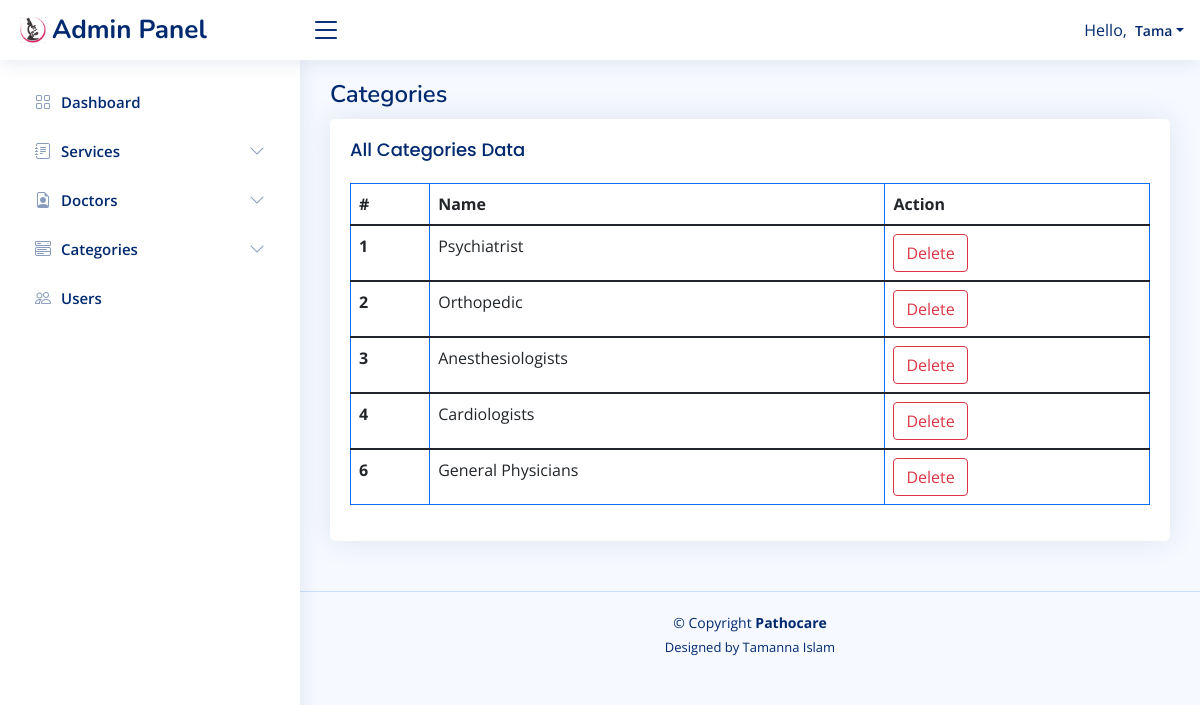
Screenshot of /admin/categories.php (signed in) with the database file from the repository.
### tables this page shows
CREATE TABLE `users` (
  `id` int(5) NOT NULL,
  `name` varchar(25) NOT NULL,
  `password` varchar(250) NOT NULL,
  `phone_number` bigint(25) NOT NULL,
  `gender` int(2) NOT NULL,
  `age` int(3) NOT NULL,
  `address` varchar(100) NOT NULL
);

CREATE TABLE `categories` (
  `id` int(10) NOT NULL,
  `name` varchar(250) NOT NULL
);

### connect.php (called while the page is built, shortened)
<?php
        $site_url="http://localhost/pathocare";
?>

### auth.php (called while the page is built, shortened)
<?php
 require('connect.php');
if(isset($_COOKIE['user_id'])){
    $user_id=$_COOKIE['user_id'];
    $user_id=convert_uudecode($user_id);
    $sql="SELECT * FROM users WHERE id='$user_id';";
    $result=$connect->query($sql);
    $row=$result->fetch_assoc();
    if ($user_id===$row['id']) {
        $user_name=$row['name'];
    }
    else{
        header("Location: login.php");
        exit();
    }
}
?>

### admin/categories.php (the view, shortened to what this page needs)
<!DOCTYPE html>
<html lang="en">
<head>
  <?php require_once('header.php'); ?>
  <main id="main" class="main">
    <div class="pagetitle">
      <h1>Categories</h1>
    </div>
    <section class="section">
      <div class="row">
        <div class="col-lg-12">
          <div class="card">
            <div class="card-body">
              <h5 class="card-title">All Categories Data</h5>
              <table class="table table-bordered border-primary">
                <thead>
                  <tr>
                    <th scope="col">#</th>
                    <th scope="col">Name</th>
                    <th scope="col">Action</th>
                  </tr>
                </thead>
                <?php
            $sql="SELECT * FROM categories";
            $result_doctors=$connect->query($sql);
            if ($result_doctors->num_rows>0) {
              while($ru=$result_doctors->fetch_assoc()):
  ?>
                <tbody>
                  <tr>
                    <th scope="row"><?php echo $ru['id']; ?></th>
                    <td><?php echo $ru['name']; ?></td>
                    <td>
                      <form id="deleteForm" action="categories.php" method="POST"><button type="submit" name="delete" class="btn btn-outline-danger">Delete</button></form>
                    </td>
                  </tr>
                </tbody>
                <?php endwhile; ?>
                <?php
                }else{
                 echo "No Data Found!";
                 } ?>
              </table>
            </div>
          </div>
        </div>
      </div>
    </section>
  </main>
  <?php require_once('footer.php'); ?>
</body>
</html>

### admin/header.php (shortened to what this page needs)
<?php
    require_once('../auth.php');
?>
  <link href="assets/vendor/bootstrap/css/bootstrap.min.css" rel="stylesheet">
  <link href="assets/vendor/bootstrap-icons/bootstrap-icons.css" rel="stylesheet">
  <link href="assets/vendor/boxicons/css/boxicons.min.css" rel="stylesheet">
  <link href="assets/vendor/quill/quill.snow.css" rel="stylesheet">
  <link href="assets/vendor/quill/quill.bubble.css" rel="stylesheet">
  <link href="assets/vendor/remixicon/remixicon.css" rel="stylesheet">
  <link href="assets/vendor/simple-datatables/style.css" rel="stylesheet">
  <link href="assets/css/style.css" rel="stylesheet">
</head>
<body>
  <header id="header" class="header fixed-top d-flex align-items-center">
    <div class="d-flex align-items-center justify-content-between">
      <a href="<?php echo $site_url; ?>" class="logo d-flex align-items-center">
        <img src="assets/img/logo.png" alt="">
        <span class="d-none d-lg-block">Admin Panel</span>
      </a>
      <i class="bi bi-list toggle-sidebar-btn"></i>
    </div>
    <nav class="header-nav ms-auto">
      <ul class="d-flex align-items-center">
        <li class="nav-item dropdown pe-3">
          <a class="nav-link nav-profile d-flex align-items-center pe-0" href="#" data-bs-toggle="dropdown">
          Hello, <span class="d-none d-md-block dropdown-toggle ps-2"><?php echo $user_name; ?></span>
          </a>
        </li>
      </ul>
    </nav>
  </header>
  <aside id="sidebar" class="sidebar">
    <ul class="sidebar-nav" id="sidebar-nav">
      <li class="nav-item">
        <a class="nav-link collapsed" href="<?php echo $site_url; ?>/admin">
          <i class="bi bi-grid"></i>
          <span>Dashboard</span>
        </a>
      </li>
      <li class="nav-item">
        <a class="nav-link collapsed" data-bs-target="#services-nav" data-bs-toggle="collapse" href="#">
          <i class="bi bi-journal-text"></i><span>Services</span><i class="bi bi-chevron-down ms-auto"></i>
        </a>
      </li>
      <li class="nav-item">
        <a class="nav-link collapsed" data-bs-target="#doctors-nav" data-bs-toggle="collapse" href="#">
          <i class="bi bi-file-earmark-person"></i><span>Doctors</span><i class="bi bi-chevron-down ms-auto"></i>
        </a>
      </li>
      <li class="nav-item">
        <a class="nav-link collapsed" data-bs-target="#categories-nav" data-bs-toggle="collapse" href="#">
          <i class="bi bi-menu-button-wide"></i><span>Categories</span><i class="bi bi-chevron-down ms-auto"></i>
        </a>
      </li>
      <li class="nav-item">
        <a class="nav-link collapsed" href="<?php echo $site_url; ?>/admin/users.php">
          <i class="bi bi-people"></i>
          <span>Users</span>
        </a>
      </li>
    </ul>
  </aside>

### admin/assets/css/style.css (style rules this page uses)
:root { scroll-behavior: smooth; }
body { font-family: "Open Sans", sans-serif; background: #f6f9ff; color: #444444; }
a { color: #4154f1; text-decoration: none; }
h1, h2, h3, h4, h5, h6 { font-family: "Nunito", sans-serif; }
#main { margin-top: 60px; padding: 20px 30px; transition: all 0.3s; }
.pagetitle { margin-bottom: 10px; }
.pagetitle h1 { font-size: 24px; margin-bottom: 0; font-weight: 600; color: #012970; }
.card { margin-bottom: 30px; border: none; border-radius: 5px; box-shadow: 0px 0 30px rgba(1, 41, 112, 0.1); }
.card-title { padding: 20px 0 15px 0; font-size: 18px; font-weight: 500; color: #012970; font-family: "Poppins", sans-serif; }
.card-body { padding: 0 20px 20px 20px; }
.logo { line-height: 1; }
@media (min-width: 1200px) { .logo { width: 280px; } }
.logo img { max-height: 26px; margin-right: 6px; }
.logo span { font-size: 26px; font-weight: 700; color: #012970; font-family: "Nunito", sans-serif; }
.header { transition: all 0.5s; z-index: 997; height: 60px; box-shadow: 0px 2px 20px rgba(1, 41, 112, 0.1); background-color: #fff; padding-left: 20px; }
.header .toggle-sidebar-btn { font-size: 32px; padding-left: 10px; cursor: pointer; color: #012970; }
.header-nav ul { list-style: none; }
.header-nav > ul { margin: 0; padding: 0; }
.header-nav .nav-profile { color: #012970; }
.header-nav .nav-profile span { font-size: 14px; font-weight: 600; }
.sidebar { position: fixed; top: 60px; left: 0; bottom: 0; width: 300px; z-index: 996; transition: all 0.3s; padding: 20px; overflow-y: auto; scrollbar-width: thin; scrollbar-color: #aab7cf transparent; box-shadow: 0px 0px 20px rgba(1, 41, 112, 0.1); background-color: #fff; }
@media (min-width: 1200px) { #main, #footer { margin-left: 300px; } }
.sidebar-nav { padding: 0; margin: 0; list-style: none; }
.sidebar-nav li { padding: 0; margin: 0; list-style: none; }
.sidebar-nav .nav-item { margin-bottom: 5px; }
.sidebar-nav .nav-link { display: flex; align-items: center; font-size: 15px; font-weight: 600; color: #4154f1; transition: 0.3; background: #f6f9ff; padding: 10px 15px; border-radius: 4px; }
.sidebar-nav .nav-link i { font-size: 16px; margin-right: 10px; color: #4154f1; }
.sidebar-nav .nav-link.collapsed { color: #012970; background: #fff; }
.sidebar-nav .nav-link.collapsed i { color: #899bbd; }
.sidebar-nav .nav-link .bi-chevron-down { margin-right: 0; transition: transform 0.2s ease-in-out; }

### rows the page displays
users: name "Tama"
categories: id "1", name "Psychiatrist"
categories: id "2", name "Orthopedic"
categories: id "3", name "Anesthesiologists"
categories: id "4", name "Cardiologists"
categories: id "6", name "General Physicians"
